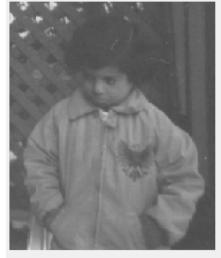
#> input picture pout-dark.jpg, 221 x 258 px
$ python histsp.py
#> lines starting #> are read from the running program, lines starting #| are printed output that depends on the picture
import numpy
import cv2
import matplotlib.pyplot as plt

def find_nearest(array, value):
    array = numpy.asarray(array)
    idx = (numpy.abs(array - value)).argmin()
    return array[idx]

img=cv2.imread('pout-dark.jpg',0)
#> img is the input picture: shape (258, 221); min 70, max 255, mean 123.5
ref=cv2.imread('pout-bright.jpg',0)
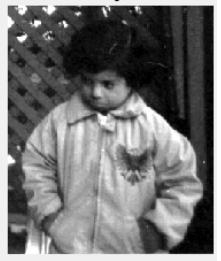
#> input picture pout-bright.jpg, 221 x 261 px
#> ref is the input picture: shape (261, 221); min 0, max 255, mean 114.2

hist=cv2.calcHist([img],[0],None,[256],[0,256])
#> hist = 256 values, max 1984 at index 240, min 0 at index 0, mean 222.7
hist_ref=cv2.calcHist([ref],[0],None,[256],[0,256])
#> hist_ref = 256 values, max 1953 at index 240, min 35 at index 251, mean 225.3
histn=hist/hist.sum()
#> histn = 256 values, max 0.0348 at index 240, min 0 at index 0, mean 0.00391
histn_ref=hist_ref/hist_ref.sum()
#> histn_ref = 256 values, max 0.0339 at index 240, min 0.000607 at index 251, mean 0.00391
histn_cumulative=histn.cumsum()
#> histn_cumulative = 256 values from 0 to 1
histn_cumulative_ref=histn_ref.cumsum()
#> histn_cumulative_ref = 256 values from 0.00524 to 1
hist_final_float=histn_cumulative*255
#> hist_final_float = 256 values from 0 to 255
hist_final_float_ref=histn_cumulative_ref*255
#> hist_final_float_ref = 256 values from 1.34 to 255
hist_final=hist_final_float.round()
#> hist_final = 256 values from 0 to 255
hist_final_ref=hist_final_float_ref.round()
#> hist_final_ref = 256 values from 1 to 255

hist_final_sp=numpy.zeros(hist_final.shape)
#> hist_final_sp = 256 values from 0 to 0
for (x),value in numpy.ndenumerate(hist_final):
    hist_final_sp[x]=numpy.abs(hist_final_ref-hist_final[x]).argmin()
#> this loop made 256 passes
#> x on passes 1 to 3: (0,), (1,), (2,)
#> after the loop, hist_final_sp = 256 values from 0 to 255

img1=hist_final_sp[img]
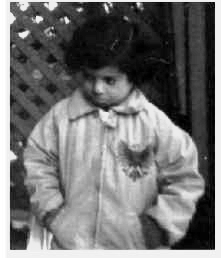
#> img1: shape (258, 221) float64; min 0, max 255, mean 114.9
img1=img1.astype('uint8')
hist1=cv2.calcHist([img1],[0],None,[256],[0,256])
#> hist1 = 256 values, max 1984 at index 241, min 0 at index 2, mean 222.7
plt.plot(hist_final_sp,label='hist_final_sp')
plt.plot(hist_final,label='hist_final')
plt.plot(hist_final_ref,label='hist_final_ref')
plt.legend()
plt.show()
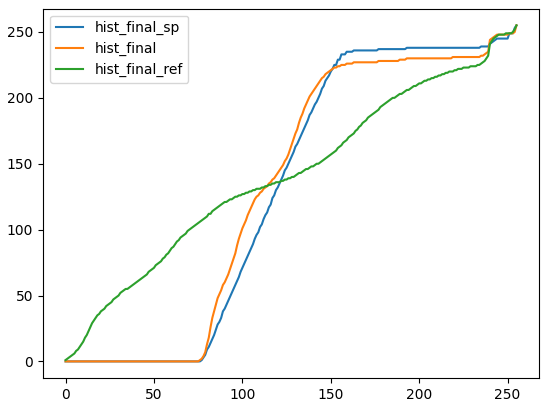
#> figure drawn by matplotlib, 1 panel; curve peaks at x = 255, y = 255; curve peaks at x = 255, y = 255; curve peaks at x = 255, y = 255

cv2.imshow('matched image',img1)
cv2.imshow('original image',img)
cv2.imshow('reference image',ref)
cv2.waitKey(0)
cv2.destroyAllWindows()
